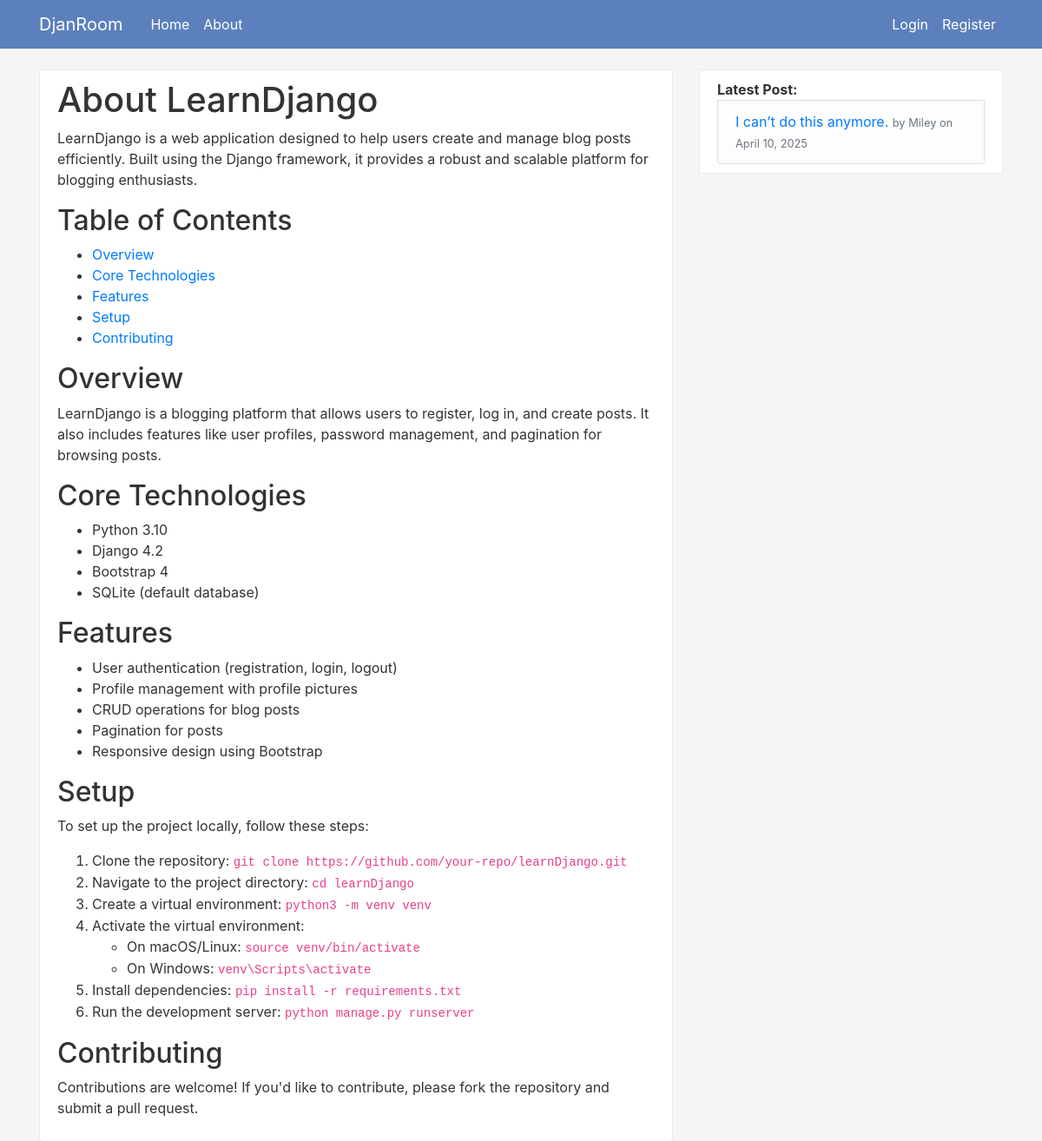
The page /about/ on the database its author committed.
### blog/models.py (models this page shows, shortened)
class Post(models.Model):
    title = models.CharField(max_length=100)
    content = models.TextField()
    date_posted = models.DateTimeField(default=timezone.now)
    author = models.ForeignKey(User, on_delete=models.CASCADE)

### blog/views.py (the view)
# urls.py: path('about/', views.about, name='blog-about'),
def about(request):
    return render(request, 'blog/about.html', {'title': 'About'})

### blog/context_processors.py (called while the page is built)
def latest_post(request):
    try:
        return {'latest_post': Post.objects.latest('date_posted')}
    except Post.DoesNotExist:
        return {'latest_post': None}

### blog/templates/blog/about.html
{% extends "blog/base.html" %}
{% block content %}
    <div class="content-section">
        <h1>About LearnDjango</h1>
        <p>
            LearnDjango is a web application designed to help users create and manage blog posts efficiently.
            Built using the Django framework, it provides a robust and scalable platform for blogging enthusiasts.
        </p>
        <h2>Table of Contents</h2>
        <ul>
            <li><a href="#overview">Overview</a></li>
            <li><a href="#core-technologies">Core Technologies</a></li>
            <li><a href="#features">Features</a></li>
            <li><a href="#setup">Setup</a></li>
            <li><a href="#contributing">Contributing</a></li>
        </ul>
        <h2 id="overview">Overview</h2>
        <p>
            LearnDjango is a blogging platform that allows users to register, log in, and create posts.
            It also includes features like user profiles, password management, and pagination for browsing posts.
        </p>
        <h2 id="core-technologies">Core Technologies</h2>
        <ul>
            <li>Python 3.10</li>
            <li>Django 4.2</li>
            <li>Bootstrap 4</li>
            <li>SQLite (default database)</li>
        </ul>
        <h2 id="features">Features</h2>
        <ul>
            <li>User authentication (registration, login, logout)</li>
            <li>Profile management with profile pictures</li>
            <li>CRUD operations for blog posts</li>
            <li>Pagination for posts</li>
            <li>Responsive design using Bootstrap</li>
        </ul>
        <h2 id="setup">Setup</h2>
        <p>To set up the project locally, follow these steps:</p>
        <ol>
            <li>Clone the repository: <code>git clone https://github.com/your-repo/learnDjango.git</code></li>
            <li>Navigate to the project directory: <code>cd learnDjango</code></li>
            <li>Create a virtual environment: <code>python3 -m venv venv</code></li>
            <li>Activate the virtual environment:
                <ul>
                    <li>On macOS/Linux: <code>source venv/bin/activate</code></li>
                    <li>On Windows: <code>venv\Scripts\activate</code></li>
                </ul>
            </li>
            <li>Install dependencies: <code>pip install -r requirements.txt</code></li>
            <li>Run the development server: <code>python manage.py runserver</code></li>
        </ol>
        <h2 id="contributing">Contributing</h2>
        <p>
            Contributions are welcome! If you'd like to contribute, please fork the repository and submit a pull request.
        </p>
    </div>
{% endblock content %}

### blog/templates/blog/base.html (shortened to what this page needs)
{% load static %}
<!DOCTYPE html>
<html>
<head>
    <link rel="stylesheet" href="https://cdn.jsdelivr.net/npm/bootstrap@4.0.0/dist/css/bootstrap.min.css">
    <link rel="stylesheet" type="text/css" href="{% static 'blog/main.css' %}?v=2">
</head>
<body>
    <header class="site-header">
        <nav class="navbar navbar-expand-md navbar-dark bg-steel fixed-top">          <div class="container">
            <a class="navbar-brand mr-4" href="{% url 'blog-home' %}">DjanRoom</a>
            <div class="collapse navbar-collapse" id="navbarToggle">
              <div class="navbar-nav mr-auto">
                <a class="nav-item nav-link" href="{% url 'blog-home' %}">Home</a>
                <a class="nav-item nav-link" href="{% url 'blog-about' %}">About</a>
              </div>
              <div class="navbar-nav d-flex align-items-center">
                {% if user.is_authenticated %}
                    <a class="nav-item nav-link" href="{% url 'post-create' %}">New Post</a>
                    <form id="logout-form" method="get" action="{% url 'logout-confirm' %}" class="d-inline">
                        {% csrf_token %}
                        <button class="nav-item nav-link btn btn-link" type="submit">Sign out</button>
                    </form>
                    <a class="nav-item nav-link" href="{% url 'profile' %}">Profile</a>
                {% else %}
                    <a class="nav-item nav-link" href="{% url 'login' %}">Login</a>
                    <a class="nav-item nav-link" href="{% url 'register' %}">Register</a>
                {% endif %}
            </div>
            </div>
          </div>
        </nav>
    </header>
    <main role="main" class="container">
        <div class="row">
          <div class="col-md-8">
            {% block content %}{% endblock %}
          </div>
          <div class="col-md-4">
            <div class="content-section">
                <strong>Latest Post:</strong>
                <li class="list-group-item list-group-item-light">
                  {% if latest_post %}
                    <a href="{% url 'post-detail' latest_post.pk %}">{{ latest_post.title }}</a>
                    <small class="text-muted">by {{ latest_post.author }} on {{ latest_post.date_posted|date:"F d, Y" }}</small>
                  {% else %}
                    No posts available.
                  {% endif %}
                </li>
            </div>
          </div>
        </div>
      </main>
</body>
</html>

### blog/static/blog/main.css (style rules this page uses)
body { background: #F5F5F5; color: #333333; margin-top: 5rem; }
h1, h2, h3, h4, h5, h6 { color: #333333; }
.bg-steel { background-color: #5C80BC; }
.site-header .navbar-nav .nav-link { color: #FFFFFF; }
.content-section { background: #FFFFFF; padding: 10px 20px; border: 1px solid #EAEAEA; border-radius: 3px; margin-bottom: 20px; }

### rows shown on the page
Post: title "I can’t do this anymore.", author "Miley", date_posted "April 10, 2025"
